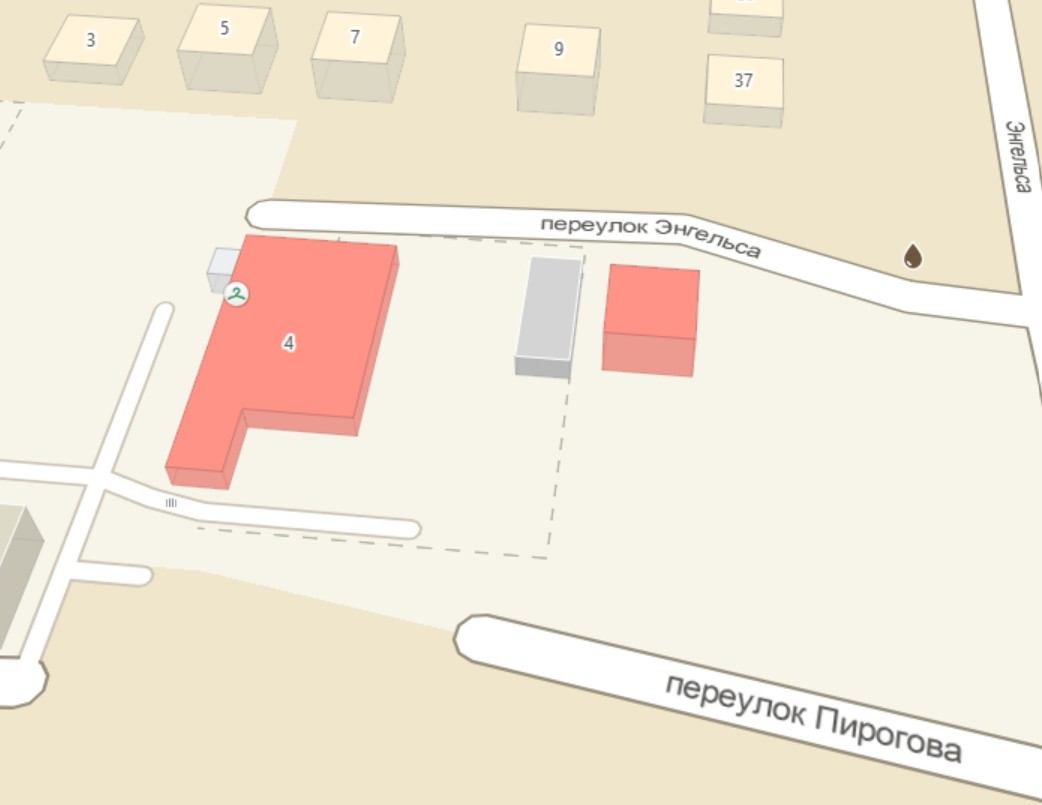
#> input picture dataset/12/!!!дЃвЃ ™ ѓЃпб≠•≠®о!!!.jpg, 1042 x 805 px
$ python -i quality.py   (imports and definitions only)
#> lines starting #> are read from the running program, lines starting #| are printed output that depends on the picture
from PIL import Image, ImageFilter, ImageOps, ImageStat

from agents.readiness.config import stages_config

LAPLACIAN = ImageFilter.Kernel((3, 3), [0, 1, 0, 1, -4, 1, 0, 1, 0], scale=1, offset=128)


def quality_issues(image: Image.Image) -> list[str]:
    """Technical defects that make a photograph useless: blur and bad exposure.

    Whether the house is in the frame is not checked: that needs a model.
    """
    limits = stages_config().quality
    # A fixed working size makes the sharpness measure comparable between cameras.
    gray = ImageOps.contain(image, (limits.working_size, limits.working_size)).convert("L")
    issues = []
    if ImageStat.Stat(gray.filter(LAPLACIAN)).var[0] < limits.blur_min_laplacian_var:
        issues.append("BLURRY")
    histogram = gray.histogram()
    total = sum(histogram)
    if sum(histogram[250:]) / total > limits.max_clipped_share:
        issues.append("OVEREXPOSED")
    if sum(histogram[:6]) / total > limits.max_clipped_share:
        issues.append("UNDEREXPOSED")
    return issues

>>> import cv2
>>> picture = cv2.imread('../../dataset/12/!!!дЃвЃ ™ ѓЃпб≠•≠®о!!!.jpg', cv2.IMREAD_GRAYSCALE)
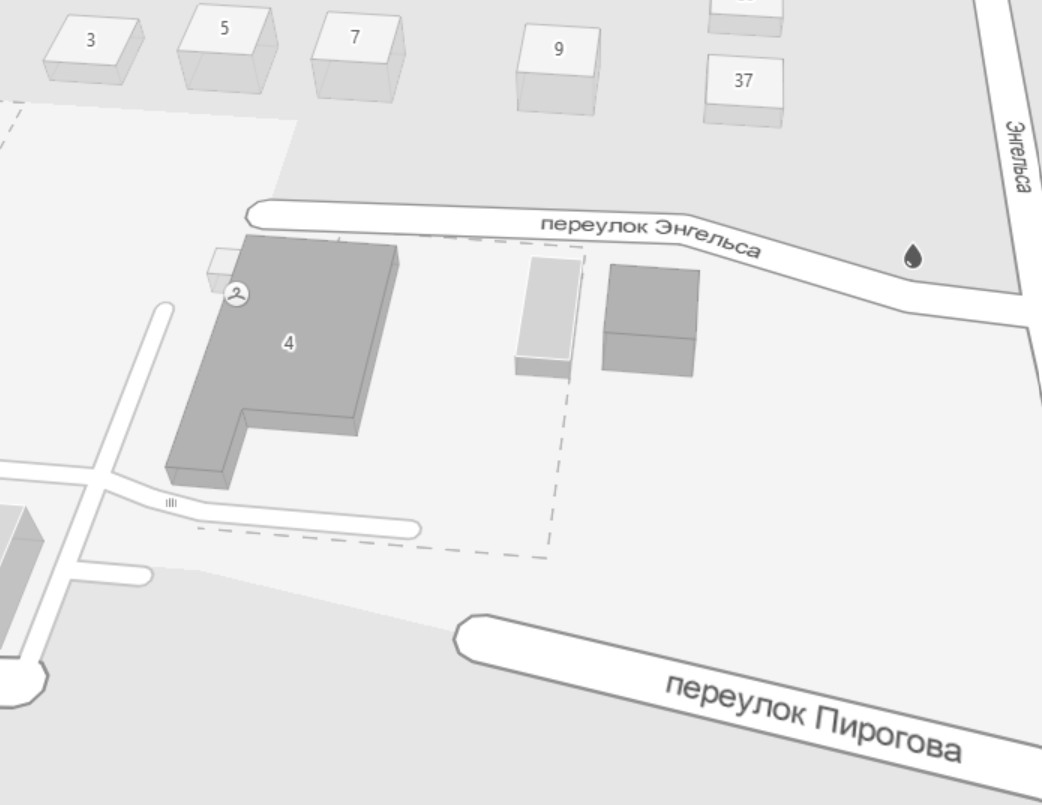
#> picture: shape (805, 1042); min 83, max 255, mean 232.9
#> (the run stopped early here; a loop or call above may not have finished)
